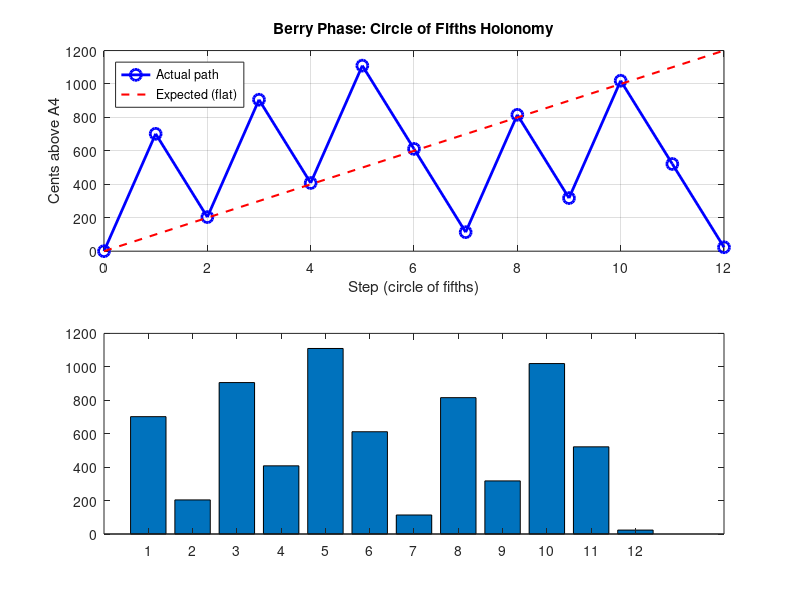

Here is the MATLAB script that generated this plot: (Note: this script raises an error after producing the figure.)
% berry_phase.m — Berry Phase = Pythagorean Comma (Octave/MATLAB)
%
% Physics Analogy:
%   The circle of fifths traces a path in log-frequency space. After 12 steps
%   of multiplying by 3/2 and normalizing to [440,880), the path should close
%   but the holonomy (Berry phase) equals the Pythagorean comma:
%   3^12 / 2^19 = 531441/524288 ≈ 23.46 cents.
%
% Usage: octave --no-gui berry_phase.m

fprintf('=== Berry Phase = Pythagorean Comma ===\n\n');

f_start = 440;
f_end = 880;
f = f_start;
ratio = 3/2;

freqs = zeros(12, 1);
intervals = zeros(12, 1);
cents_vals = zeros(12, 1);

for i = 1:12
    f = f * ratio;
    while f >= f_end
        f = f / 2;
    end
    freqs(i) = f;
    intervals(i) = f / f_start;
    cents_vals(i) = 1200 * log2(f / f_start);
    fprintf('Step %2d: f=%.4f Hz, interval=%.10f, cents=%.4f\n', ...
            i, f, intervals(i), cents_vals(i));
end

% Final analysis
final_ratio = f / f_start;
comma_cents = 1200 * log2(final_ratio);
exact_comma = 531441 / 524288;
exact_cents = 1200 * log2(exact_comma);

fprintf('\n=== Analysis ===\n');
fprintf('Final ratio: %.15f\n', final_ratio);
fprintf('Pythagorean comma (exact): 531441/524288 = %.15f\n', exact_comma);
fprintf('Computed comma: %.6f cents\n', comma_cents);
fprintf('Exact comma:    %.6f cents\n', exact_cents);
fprintf('Error:          %.10f cents\n', abs(comma_cents - exact_cents));

% Plot: Circle of fifths in log-frequency space
figure('Position', [100 100 800 600]);
subplot(2,1,1);
plot(0:12, [0; cents_vals], 'bo-', 'LineWidth', 2, 'MarkerSize', 8);
hold on;
plot([0 12], [0 1200], 'r--', 'LineWidth', 1.5);
xlabel('Step (circle of fifths)');
ylabel('Cents above A4');
title('Berry Phase: Circle of Fifths Holonomy');
legend('Actual path', 'Expected (flat)', 'Location', 'northwest');
grid on;

subplot(2,1,2);
bar(1:12, cents_vals);
hold on;
yline(comma_cents, 'r--', sprintf('Pythagorean comma: %.2f cents', comma_cents), ...
     'LineWidth', 2, 'LabelHorizontalAlignment', 'left');
xlabel('Step');
ylabel('Cents');
title('Cumulative Phase Accumulation');
grid on;

saveas(gcf, 'berry_phase_octave.png');
fprintf('\nPlot saved to berry_phase_octave.png\n');
